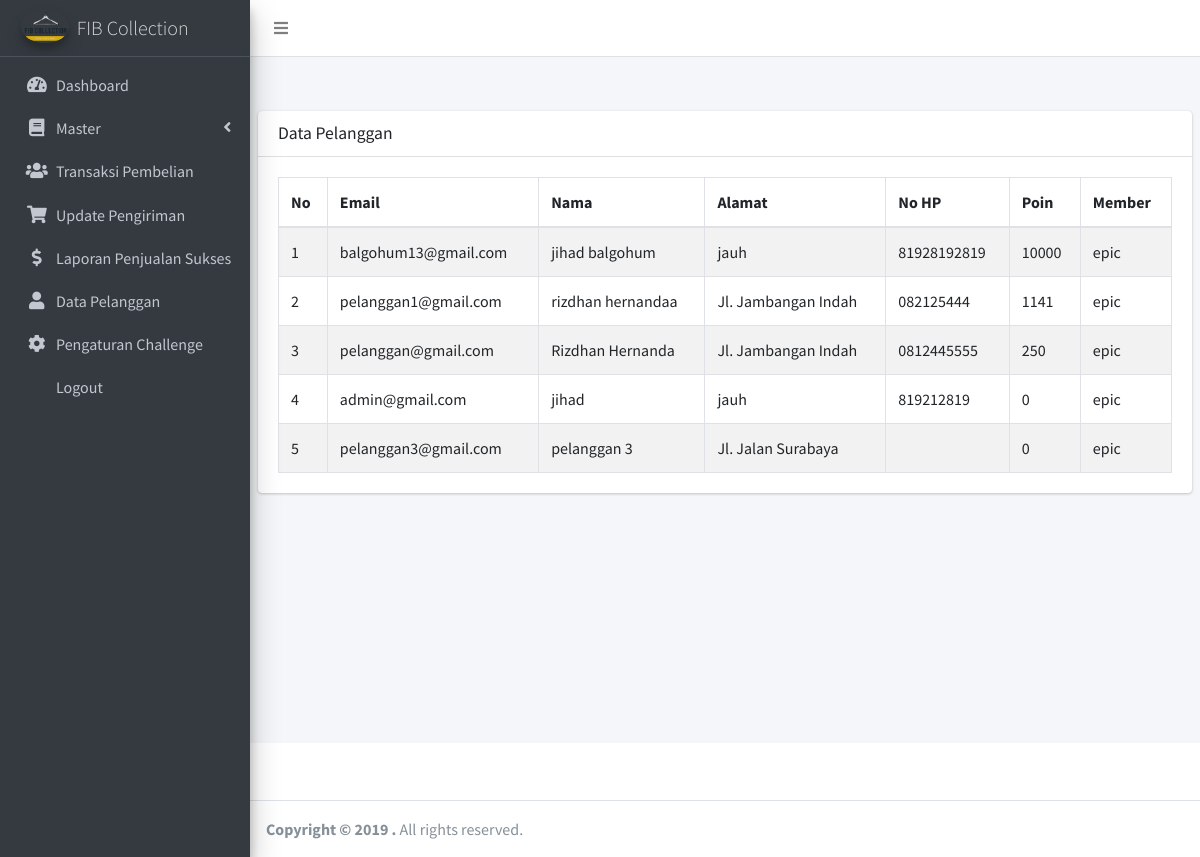
The app's page /admin/datapelanggan.php with its own data.
### tables this page shows
CREATE TABLE `db_user` (
  `email` varchar(50) NOT NULL,
  `password` varchar(225) NOT NULL,
  `nama` varchar(50) NOT NULL,
  `alamat` varchar(150) NOT NULL,
  `no_hp` varchar(15) NOT NULL,
  `poin` int(11) DEFAULT 0,
  `status` tinyint(1) NOT NULL DEFAULT 1,
  `tipe_member` varchar(250) NOT NULL DEFAULT 'epic'
);

### admin/datapelanggan.php (the view, shortened to what this page needs)
<?php include ('_partial/top.php'); ?>
  <div class="content-wrapper">
    <section class="content-header">
    </section>
    <section class="content">
      <div class="container-fluid">
        <div class="row">
          <div class="col-md-12">
          </div>
        </div>
      </div>
    </section>
    <section class="content">
      <div class="row">
        <div class="col-12">
          <div class="card">
            <div class="card-header">
              <h3 class="card-title">Data Pelanggan</h3>
            </div>
            <div class="card-body">
              <table id="example1" class="table table-bordered table-striped">
                <thead>
                <tr>
                  <th>No</th>
                  <th>Email</th>
                  <th>Nama</th>
                  <th>Alamat</th>
                  <th>No HP</th>
                  <th>Poin</th>
                  <th>Member</th>
                </tr>
                </thead>
                <tbody>
                <?php
                          $i = 0;
                          $sql = "SELECT * FROM db_user order by poin desc";
                          $result = $conn->query($sql);
                          if ($result->num_rows > 0) {
                            while($row = $result->fetch_assoc()) {
                                echo "<tr>";
                                echo "  <td>";
                                echo    $i=$i+1;
                                echo "  </td>";
                                echo "  <td>";
                                echo    $row["email"];
                                echo "  </td>";
                                echo "  <td>";
                                echo    $row["nama"];
                                echo "  </td>";
                                echo "  <td>";
                                echo    $row["alamat"];
                                echo "  </td>";
                                echo "  <td>";
                                echo    $row["no_hp"];
                                echo "  </td>";
                                echo "  <td>";
                                echo    $row["poin"];
                                echo "  </td>";
                                echo "  <td>";
                                echo    $row["tipe_member"];
                                echo "  </td>";
                                echo "</tr>";
                            }
                          } else {
                            echo "0 results";
                          }
                      ?>
                </tbody>
              </table>
            </div>
          </div>
        </div>
      </div>
    </section>
  </div>
            </div>
<?php include('_partial/foot.php'); ?>

### records on screen
db_user: email "balgohum13@gmail.com", nama "jihad balgohum", alamat "jauh", no_hp "81928192819", poin "10000", tipe_member "epic"
db_user: i "2", email "pelanggan1@gmail.com", nama "rizdhan hernandaa", alamat "Jl. Jambangan Indah", no_hp "082125444", poin "1141", tipe_member "epic"
db_user: i "3", email "pelanggan@gmail.com", nama "Rizdhan Hernanda", alamat "Jl. Jambangan Indah", no_hp "0812445555", poin "250", tipe_member "epic"
db_user: i "4", email "admin@gmail.com", nama "jihad", alamat "jauh", no_hp "819212819", poin "0", tipe_member "epic"
db_user: i "5", email "pelanggan3@gmail.com", nama "pelanggan 3", alamat "Jl. Jalan Surabaya", poin "0", tipe_member "epic"
